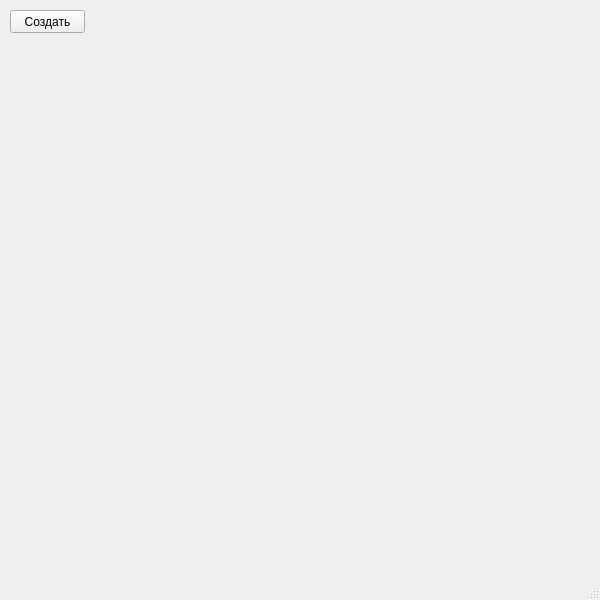
<?xml version="1.0" encoding="UTF-8"?>
<ui version="4.0">
 <class>MainWindow</class>
 <widget class="QMainWindow" name="MainWindow">
  <property name="geometry">
   <rect>
    <x>0</x>
    <y>0</y>
    <width>600</width>
    <height>600</height>
   </rect>
  </property>
  <property name="windowTitle">
   <string>Желтые окружности</string>
  </property>
  <widget class="QWidget" name="centralwidget">
   <widget class="QPushButton" name="pushButton">
    <property name="geometry">
     <rect>
      <x>10</x>
      <y>10</y>
      <width>75</width>
      <height>23</height>
     </rect>
    </property>
    <property name="text">
     <string>Создать</string>
    </property>
   </widget>
  </widget>
  <widget class="QMenuBar" name="menubar">
   <property name="geometry">
    <rect>
     <x>0</x>
     <y>0</y>
     <width>600</width>
     <height>21</height>
    </rect>
   </property>
  </widget>
  <widget class="QStatusBar" name="statusbar"/>
 </widget>
 <resources/>
 <connections/>
</ui>
